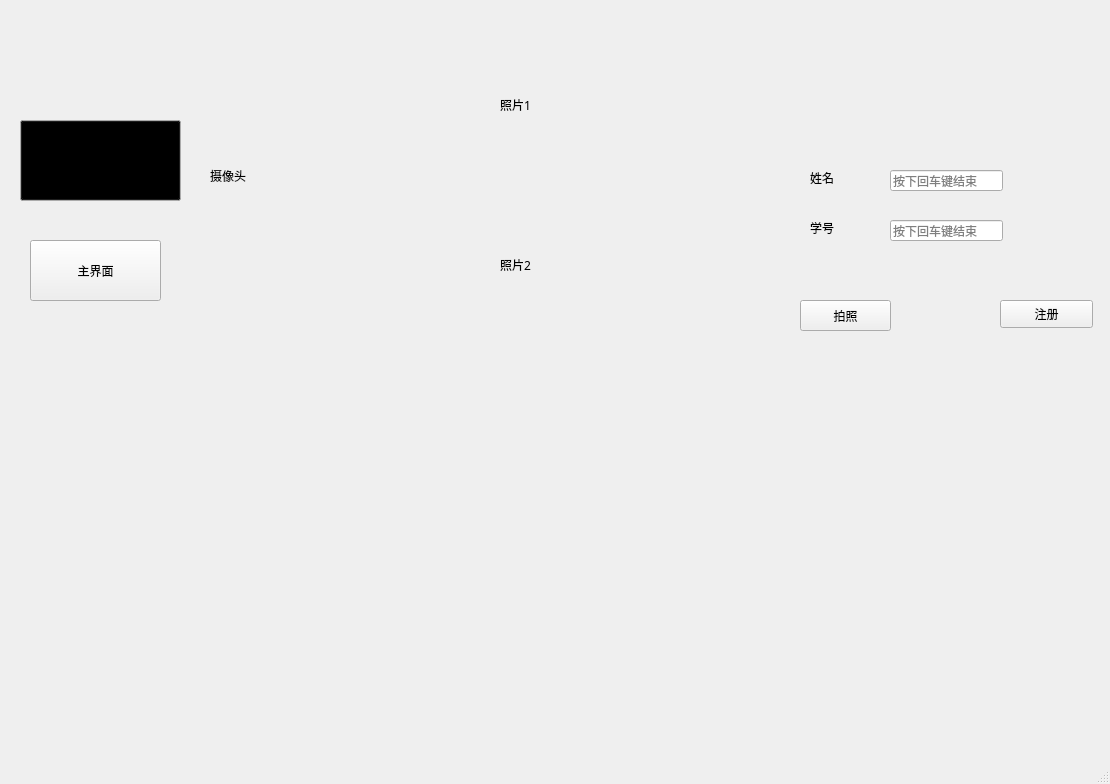
<?xml version="1.0" encoding="UTF-8"?>
<ui version="4.0">
 <class>MainWindow</class>
 <widget class="QMainWindow" name="MainWindow">
  <property name="geometry">
   <rect>
    <x>0</x>
    <y>0</y>
    <width>1110</width>
    <height>784</height>
   </rect>
  </property>
  <property name="font">
   <font>
    <family>华文中宋</family>
    <pointsize>9</pointsize>
    <weight>50</weight>
    <bold>false</bold>
   </font>
  </property>
  <property name="windowTitle">
   <string>MainWindow</string>
  </property>
  <widget class="QWidget" name="centralwidget">
   <widget class="QPushButton" name="openCamera">
    <property name="geometry">
     <rect>
      <x>20</x>
      <y>120</y>
      <width>161</width>
      <height>81</height>
     </rect>
    </property>
    <property name="palette">
     <palette>
      <active>
       <colorrole role="WindowText">
        <brush brushstyle="SolidPattern">
         <color alpha="255">
          <red>0</red>
          <green>0</green>
          <blue>0</blue>
         </color>
        </brush>
       </colorrole>
       <colorrole role="Button">
        <brush brushstyle="SolidPattern">
         <color alpha="255">
          <red>0</red>
          <green>0</green>
          <blue>0</blue>
         </color>
        </brush>
       </colorrole>
      </active>
      <inactive>
       <colorrole role="WindowText">
        <brush brushstyle="SolidPattern">
         <color alpha="255">
          <red>0</red>
          <green>0</green>
          <blue>0</blue>
         </color>
        </brush>
       </colorrole>
       <colorrole role="Button">
        <brush brushstyle="SolidPattern">
         <color alpha="255">
          <red>0</red>
          <green>0</green>
          <blue>0</blue>
         </color>
        </brush>
       </colorrole>
      </inactive>
      <disabled>
       <colorrole role="WindowText">
        <brush brushstyle="SolidPattern">
         <color alpha="255">
          <red>120</red>
          <green>120</green>
          <blue>120</blue>
         </color>
        </brush>
       </colorrole>
       <colorrole role="Button">
        <brush brushstyle="SolidPattern">
         <color alpha="255">
          <red>0</red>
          <green>0</green>
          <blue>0</blue>
         </color>
        </brush>
       </colorrole>
      </disabled>
     </palette>
    </property>
    <property name="font">
     <font>
      <family>华文中宋</family>
      <pointsize>14</pointsize>
      <weight>50</weight>
      <bold>false</bold>
     </font>
    </property>
    <property name="text">
     <string>打开摄像头</string>
    </property>
   </widget>
   <widget class="QLabel" name="SHOW">
    <property name="geometry">
     <rect>
      <x>210</x>
      <y>10</y>
      <width>271</width>
      <height>331</height>
     </rect>
    </property>
    <property name="text">
     <string>摄像头</string>
    </property>
   </widget>
   <widget class="QPushButton" name="TakePicture">
    <property name="geometry">
     <rect>
      <x>800</x>
      <y>300</y>
      <width>91</width>
      <height>31</height>
     </rect>
    </property>
    <property name="text">
     <string>拍照</string>
    </property>
   </widget>
   <widget class="QLabel" name="showpictures">
    <property name="geometry">
     <rect>
      <x>500</x>
      <y>30</y>
      <width>250</width>
      <height>150</height>
     </rect>
    </property>
    <property name="text">
     <string>照片1</string>
    </property>
   </widget>
   <widget class="QLabel" name="showpictures2">
    <property name="geometry">
     <rect>
      <x>500</x>
      <y>190</y>
      <width>250</width>
      <height>150</height>
     </rect>
    </property>
    <property name="text">
     <string>照片2</string>
    </property>
   </widget>
   <widget class="QPushButton" name="signin">
    <property name="geometry">
     <rect>
      <x>1000</x>
      <y>300</y>
      <width>93</width>
      <height>28</height>
     </rect>
    </property>
    <property name="text">
     <string>注册</string>
    </property>
   </widget>
   <widget class="QLineEdit" name="nameInput">
    <property name="geometry">
     <rect>
      <x>890</x>
      <y>170</y>
      <width>113</width>
      <height>21</height>
     </rect>
    </property>
    <property name="placeholderText">
     <string>按下回车键结束</string>
    </property>
   </widget>
   <widget class="QLabel" name="label">
    <property name="geometry">
     <rect>
      <x>810</x>
      <y>170</y>
      <width>72</width>
      <height>15</height>
     </rect>
    </property>
    <property name="text">
     <string>姓名</string>
    </property>
   </widget>
   <widget class="QLabel" name="label_2">
    <property name="geometry">
     <rect>
      <x>810</x>
      <y>220</y>
      <width>72</width>
      <height>15</height>
     </rect>
    </property>
    <property name="text">
     <string>学号</string>
    </property>
   </widget>
   <widget class="QLineEdit" name="idInput">
    <property name="geometry">
     <rect>
      <x>890</x>
      <y>220</y>
      <width>113</width>
      <height>21</height>
     </rect>
    </property>
    <property name="placeholderText">
     <string>按下回车键结束</string>
    </property>
   </widget>
   <widget class="QPushButton" name="fanhui">
    <property name="geometry">
     <rect>
      <x>30</x>
      <y>240</y>
      <width>131</width>
      <height>61</height>
     </rect>
    </property>
    <property name="text">
     <string>主界面</string>
    </property>
   </widget>
  </widget>
  <widget class="QMenuBar" name="menubar">
   <property name="geometry">
    <rect>
     <x>0</x>
     <y>0</y>
     <width>1110</width>
     <height>26</height>
    </rect>
   </property>
  </widget>
  <widget class="QStatusBar" name="statusbar"/>
 </widget>
 <resources/>
 <connections/>
</ui>
